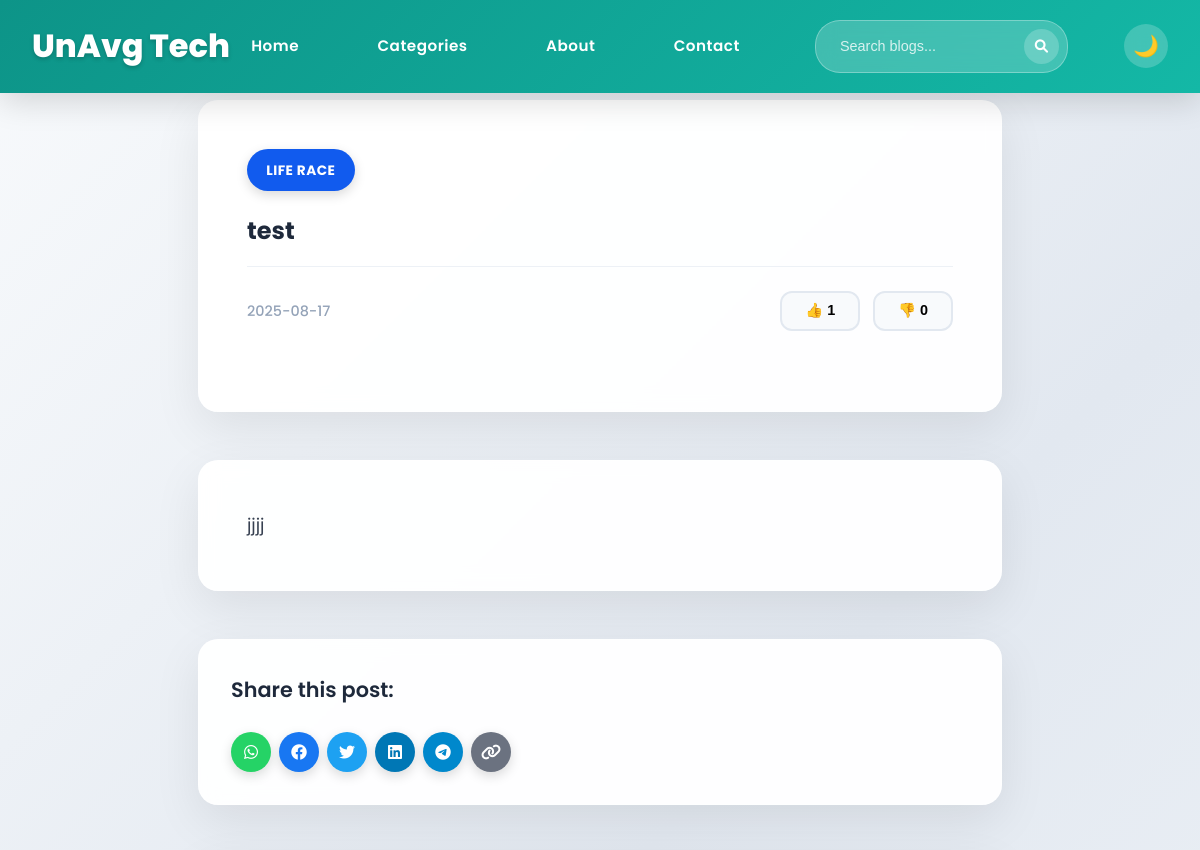
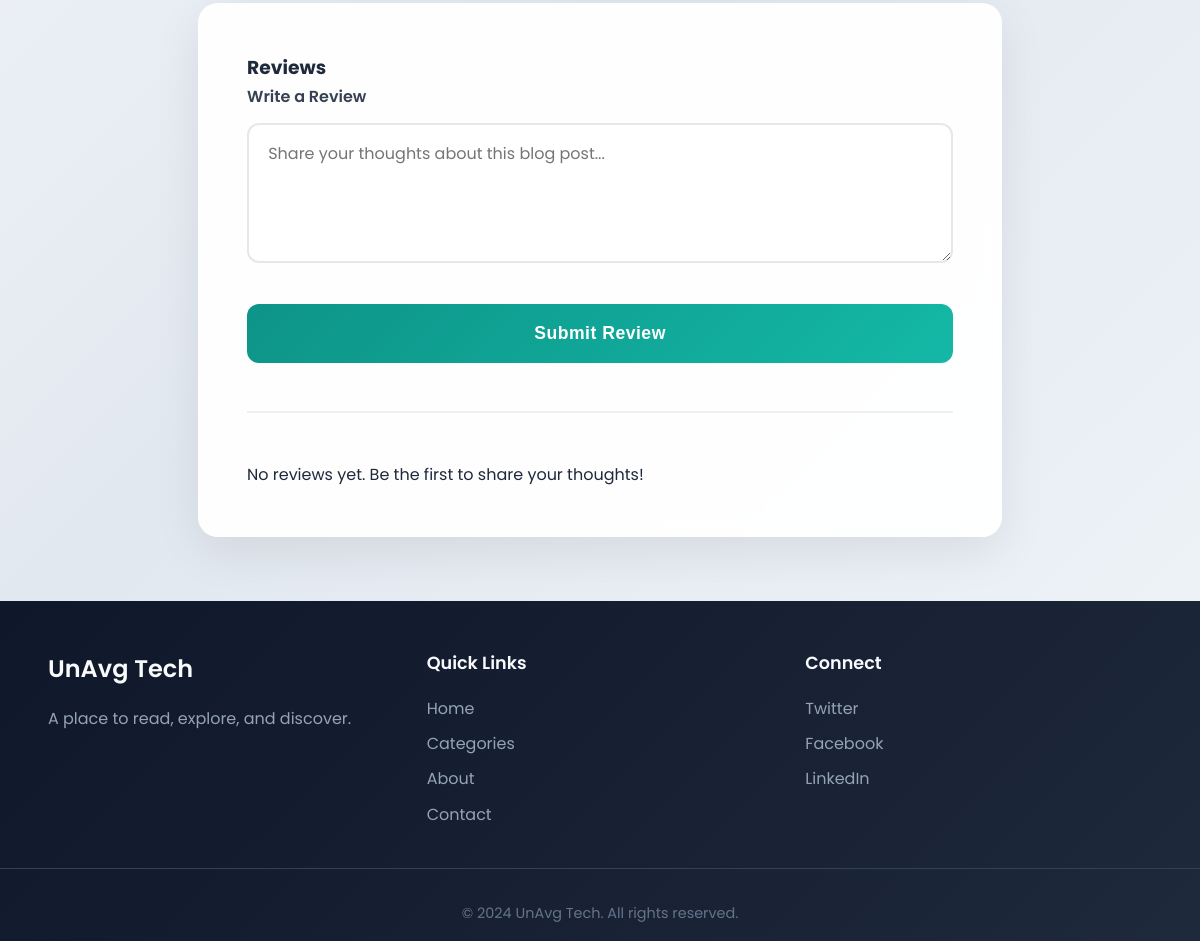
The page /blog/1 on the database its author committed (2 pictures, top to bottom).
### tables this page shows
CREATE TABLE categories (id INTEGER PRIMARY KEY, name TEXT UNIQUE, color TEXT);

CREATE TABLE blogs (id INTEGER PRIMARY KEY, title TEXT, content TEXT, category_id INTEGER, likes INTEGER DEFAULT 0, dislikes INTEGER DEFAULT 0, created_at TIMESTAMP DEFAULT CURRENT_TIMESTAMP, FOREIGN KEY (category_id) REFERENCES categories (id));

### app.py (the view)
@app.route('/blog/<int:blog_id>')
def blog(blog_id):
    conn = get_db_connection()
    cursor = conn.cursor()
    cursor.execute('''
        SELECT b.*, c.name as category_name, c.color as category_color
        FROM blogs b
        JOIN categories c ON b.category_id = c.id
        WHERE b.id = ?
    ''', (blog_id,))
    blog = cursor.fetchone()
    if not blog:
        flash('Blog not found!', 'error')
        return redirect(url_for('index'))
    cursor.execute('''
        SELECT * FROM reviews
        WHERE blog_id = ?
        ORDER BY created_at DESC
    ''', (blog_id,))
    reviews = cursor.fetchall()
    conn.close()
    return render_template('blog.html', blog=blog, reviews=reviews)

### app.py (called while the page is built)
def get_db_connection():
    conn = sqlite3.connect('database.db')
    conn.row_factory = sqlite3.Row
    return conn

@app.before_request
def track_visitor():
    if request.path.startswith('/admin') or request.path.startswith('/static'):
        return
    page = request.path
    ip_address = request.remote_addr
    user_agent = request.headers.get('User-Agent', 'Unknown')
    conn = get_db_connection()
    cursor = conn.cursor()
    cursor.execute('''
        INSERT INTO visitors (page, ip_address, user_agent, visited_at)
        VALUES (?, ?, ?, ?)
    ''', (page, ip_address, user_agent, datetime.now()))
    conn.commit()
    conn.close()

### UnAvgTech-Deploy/templates/blog.html (shortened to what this page needs)
{% extends "base.html" %}
{% block content %}
<div class="blog-detail">
    <div class="blog-header">
        <div class="blog-category" style="background-color: {{ blog.category_color }};">
            {{ blog.category_name }}
        </div>
        <h1 class="blog-title">{{ blog.title }}</h1>
        <div class="blog-meta">
            <span class="blog-date">{{ blog.created_at.split(' ')[0] if blog.created_at else 'Recently' }}</span>
            <div class="blog-actions">
                <button class="like-btn" onclick="likeBlog({{ blog.id }})">
                    👍 <span class="like-count" id="likes-{{ blog.id }}">{{ blog.likes or 0 }}</span>
                </button>
                <button class="dislike-btn" onclick="dislikeBlog({{ blog.id }})">
                    👎 <span class="dislike-count" id="dislikes-{{ blog.id }}">{{ blog.dislikes or 0 }}</span>
                </button>
            </div>
        </div>
    </div>
    <div class="blog-content">
        {{ blog.content | safe }}
    </div>
    <div class="share-section">
        <h4>Share this post:</h4>
        <div class="share-buttons">
            <a href="{{ url_for('share_blog', blog_id=blog.id, platform='whatsapp') }}"
               class="share-btn whatsapp" title="Share on WhatsApp">
                <i class="fab fa-whatsapp"></i>
            </a>
            <a href="{{ url_for('share_blog', blog_id=blog.id, platform='facebook') }}"
               class="share-btn facebook" title="Share on Facebook">
                <i class="fab fa-facebook"></i>
            </a>
            <a href="{{ url_for('share_blog', blog_id=blog.id, platform='twitter') }}"
               class="share-btn twitter" title="Share on Twitter">
                <i class="fab fa-twitter"></i>
            </a>
            <a href="{{ url_for('share_blog', blog_id=blog.id, platform='linkedin') }}"
               class="share-btn linkedin" title="Share on LinkedIn">
                <i class="fab fa-linkedin"></i>
            </a>
            <a href="{{ url_for('share_blog', blog_id=blog.id, platform='telegram') }}"
               class="share-btn telegram" title="Share on Telegram">
                <i class="fab fa-telegram"></i>
            </a>
            <button onclick="copyToClipboard('{{ request.url_root.rstrip('/') }}/blog/{{ blog.id }}')"
                    class="share-btn copy" title="Copy Link">
                <i class="fas fa-link"></i>
            </button>
        </div>
    </div>
    <div class="reviews-section">
        <h3>Reviews</h3>
        <div class="review-form">
            <form method="POST" action="/blog/{{ blog.id }}/review">
                <div class="form-group">
                    <label for="review_text" class="form-label">Write a Review</label>
                    <textarea id="review_text" name="review_text" class="form-textarea" placeholder="Share your thoughts about this blog post..." required></textarea>
                </div>
                <button type="submit" class="submit-btn">Submit Review</button>
            </form>
        </div>
        {% if reviews %}
            <div class="reviews-list">
                {% for review in reviews %}
                <div class="review-item">
                    <p class="review-text">{{ review.review_text }}</p>
                    <span class="review-date">{{ review.created_at.split(' ')[0] if review.created_at else 'Recently' }}</span>
                </div>
                {% endfor %}
            </div>
        {% else %}
            <p class="no-reviews">No reviews yet. Be the first to share your thoughts!</p>
        {% endif %}
    </div>
</div>
{% endblock %}

### UnAvgTech-Deploy/static/css/style.css (style rules this page uses)
* { margin: 0; padding: 0; box-sizing: border-box; }
body { font-family: 'Poppins', sans-serif; background: linear-gradient(135deg, #f8fafc 0%, #e2e8f0 50%, #f1f5f9 100%); color: #1e293b; line-height: 1.7; min-height: 100vh; transition: all 0.3s ease; }
.blog-category { display: inline-block; padding: 0.6rem 1.2rem; color: white; border-radius: 25px; font-size: 0.85rem; font-weight: 700; margin-bottom: 1.5rem; text-transform: uppercase; letter-spacing: 0.5px; box-shadow: 0 4px 12px rgba(0, 0, 0, 0.15); }
.blog-title { font-size: 1.5rem; font-weight: 700; color: #1e293b; margin-bottom: 1.2rem; line-height: 1.3; transition: color 0.3s ease; }
.blog-meta { display: flex; justify-content: space-between; align-items: center; margin-bottom: 2rem; padding-top: 1.5rem; border-top: 1px solid rgba(226, 232, 240, 0.6); }
.blog-date { color: #94a3b8; font-size: 0.9rem; font-weight: 500; }
.blog-actions { display: flex; gap: 0.8rem; }
.like-btn, .dislike-btn { background: #f8fafc; border: 2px solid #e2e8f0; padding: 0.6rem 1rem; border-radius: 12px; cursor: pointer; transition: all 0.3s ease; font-size: 0.9rem; font-weight: 600; min-width: 80px; }
.form-group { margin-bottom: 2rem; }
.form-label { display: block; margin-bottom: 0.8rem; font-weight: 600; color: #374151; transition: color 0.3s ease; font-size: 1rem; }
.form-input, .form-textarea { width: 100%; padding: 1rem 1.2rem; border: 2px solid #e5e7eb; border-radius: 12px; font-size: 1rem; transition: all 0.3s ease; font-family: inherit; background: rgba(255, 255, 255, 0.8); color: #374151; }
.form-textarea { resize: vertical; min-height: 140px; }
.submit-btn { background: linear-gradient(135deg, #0d9488 0%, #14b8a6 100%); color: white; padding: 1.2rem 2.5rem; border: none; border-radius: 12px; font-size: 1.1rem; font-weight: 600; cursor: pointer; transition: all 0.3s ease; width: 100%; letter-spacing: 0.5px; }
.blog-detail { max-width: 900px; margin: 100px auto 0; padding: 0 3rem; }
.blog-header { background: rgba(255, 255, 255, 0.95); padding: 3rem; border-radius: 20px; box-shadow: 0 16px 48px rgba(0, 0, 0, 0.08); margin-bottom: 3rem; transition: all 0.3s ease; backdrop-filter: blur(10px); border: 1px solid rgba(255, 255, 255, 0.3); }
.blog-content { background: rgba(255, 255, 255, 0.95); padding: 3rem; border-radius: 20px; box-shadow: 0 16px 48px rgba(0, 0, 0, 0.08); margin-bottom: 3rem; line-height: 1.9; color: #374151; transition: all 0.3s ease; backdrop-filter: blur(10px); border: 1px solid rgba(255, 255, 255, 0.3); font-size: 1.1rem; }
.share-section { background: rgba(255, 255, 255, 0.95); padding: 2rem; border-radius: 20px; box-shadow: 0 16px 48px rgba(0, 0, 0, 0.08); margin-bottom: 3rem; transition: all 0.3s ease; backdrop-filter: blur(10px); border: 1px solid rgba(255, 255, 255, 0.3); }
.share-section h4 { color: #1e293b; margin-bottom: 1.5rem; font-size: 1.3rem; font-weight: 600; transition: color 0.3s ease; }
.share-buttons { display: flex; gap: 1rem; flex-wrap: wrap; }
.share-btn { width: 50px; height: 50px; border-radius: 50%; border: none; cursor: pointer; display: flex; align-items: center; justify-content: center; color: white; font-size: 1.2rem; transition: all 0.3s ease; text-decoration: none; box-shadow: 0 4px 12px rgba(0, 0, 0, 0.15); }
.share-btn.whatsapp { background: #25D366; }
.share-btn.facebook { background: #1877F2; }
.share-btn.twitter { background: #1DA1F2; }
.share-btn.linkedin { background: #0077B5; }
.share-btn.telegram { background: #0088cc; }
.share-btn.copy { background: #6B7280; }
.reviews-section { background: rgba(255, 255, 255, 0.95); padding: 3rem; border-radius: 20px; box-shadow: 0 16px 48px rgba(0, 0, 0, 0.08); transition: all 0.3s ease; backdrop-filter: blur(10px); border: 1px solid rgba(255, 255, 255, 0.3); }
.review-form { margin-bottom: 3rem; padding-bottom: 3rem; border-bottom: 2px solid rgba(229, 231, 235, 0.6); }
.share-buttons { display: flex; gap: 0.5rem; }
.share-btn { width: 40px; height: 40px; border-radius: 50%; border: none; cursor: pointer; display: flex; align-items: center; justify-content: center; color: white; font-size: 1rem; transition: all 0.3s ease; text-decoration: none; }

### rows shown on the page
categories: category_name "LIFE RACE"
blogs: title "test", created_at "2025-08-17", likes "1", dislikes "0", content "jjjj"
